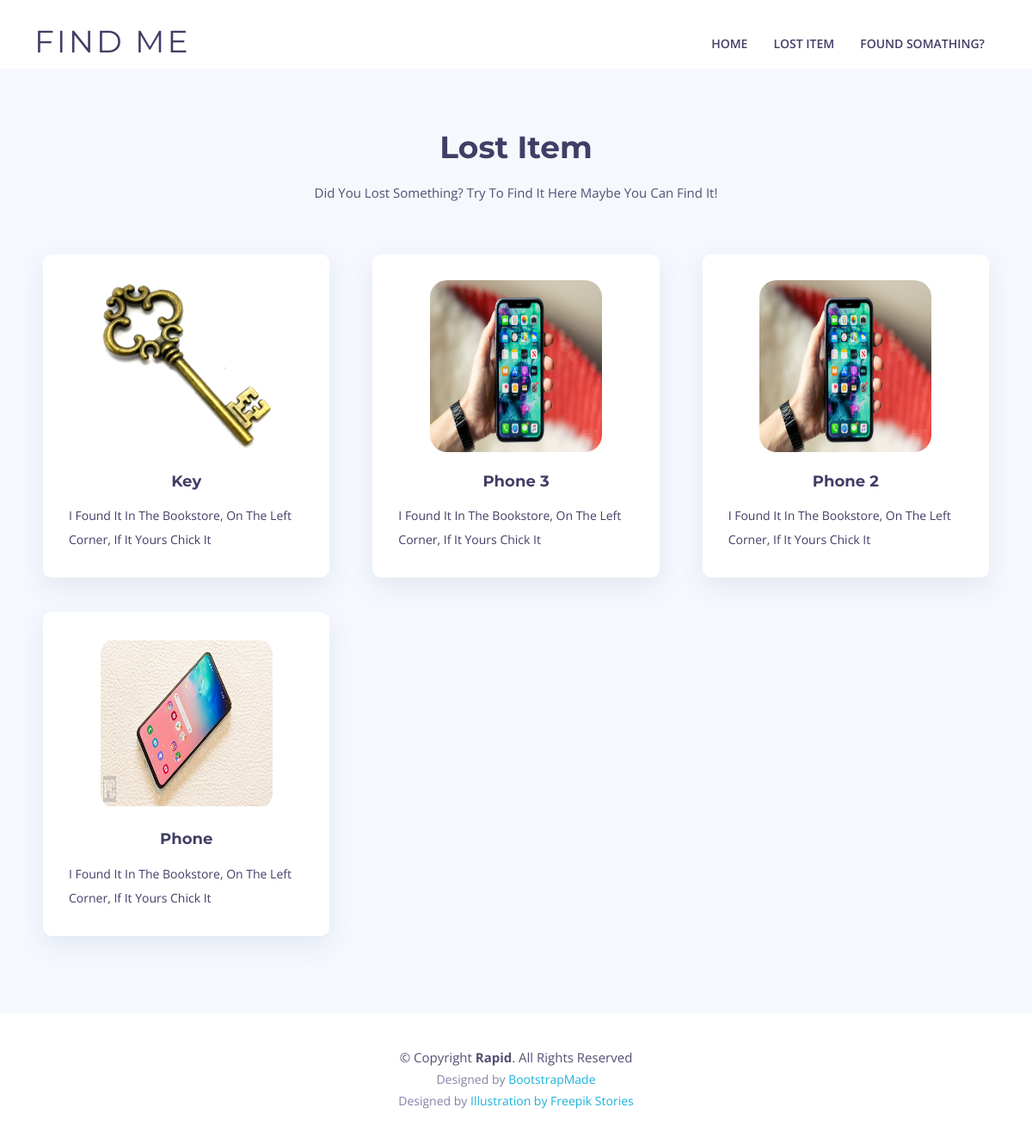
Screenshot of /viewitem/ with the database file from the repository.
### LostandFound/models.py (models this page shows, shortened)
class Post(models.Model):
    Item_Name = models.CharField(max_length=255, null=False)
    Founder = models.CharField(max_length=255)
    Contect_Information = models.CharField(max_length=255, null=False)
    Date = models.DateField(null=False)
    Description = models.TextField(null=False)
    Image = models.ImageField(null=False, blank=True, upload_to ='uploads/')

### LostandFound/views.py (the view)
# urls.py: path('viewitem/', ItemView.as_view(), name='viewitem'),
class ItemView(ListView):
    model = Post
    template_name = 'viewitem.html'
    ordering = ['-id']

### LostandFound/templates/viewitem.html (shortened to what this page needs)
{% extends 'base.html' %}
{% load static %}
{% block content %}
<div style="height: 80px;"></div>
  <main id="main">
    <section id="services" class="section-bg">
      <div class="container">
        <header class="section-header">
          <h3>Lost Item</h3>
          <p style="text-transform: capitalize;">Did you lost something? try to find it here maybe you can find it!</p>
        </header>
        <div class="row">
            {% for post in object_list %}
            <div class="col-md-6 col-lg-4 wow bounceInUp" data-wow-duration="1.4s"><a style="color: #413e66;" href="{% url 'ItemDetail' post.pk %}">
                <div class="box">
                  <div class="" >
                    {% if post.Image %}
                        <img style="width: 200px; height: 200px; border-radius: 10%;" src="{{ post.Image.url }}">
                        {% else %}
                        <img style="width: 200px; height: 200px; border-radius: 10%;" src="{% static 'website/img/toy.jpg'%}">
                    {% endif %}
                    </div>
                    <br/>
                  <h4 class="title" style = "text-transform:capitalize;">{{ post.Item_Name }}</h4>
                  <p class="description" style = "text-transform:capitalize;">{{ post.Description|slice:":70" }}</p>
                </div></a>
              </div>
            {% endfor %}
        </div>
      </div>
    </section>
  </main>
  {% endblock %}

### LostandFound/templates/base.html (shortened to what this page needs)
{% load static %}
<!DOCTYPE html>
<html lang="en">
<head>
  <link href="{% static 'website/lib/bootstrap/css/bootstrap.min.css' %}" rel="stylesheet">
  <link href="{% static 'website/lib/font-awesome/css/font-awesome.min.css' %}" rel="stylesheet">
  <link href="{% static 'website/lib/animate/animate.min.css' %} " rel="stylesheet">
  <link href="{% static 'website/lib/ionicons/css/ionicons.min.css' %} " rel="stylesheet">
  <link href="{% static 'website/lib/owlcarousel/assets/owl.carousel.min.css' %} " rel="stylesheet">
  <link href="{% static 'website/lib/lightbox/css/lightbox.min.css' %} " rel="stylesheet">
  <link href="{% static 'website/css/style.css' %} " rel="stylesheet">
</head>
<body>
  <header id="header">
    <div class="container">
      <div class="logo float-left">
        <h1 class="text-light"><a href="#intro" class="scrollto"><span>Find ME</span></a></h1>
      </div>
      <nav class="main-nav float-right d-none d-lg-block">
        <ul>
          <li><a href="{% url 'index' %}">Home</a></li>
          <li><a href="{% url 'viewitem' %}">lost item</a></li>
          <li><a href="{% url 'Add' %}">Found Somathing?</a></li>
        </ul>
      </nav>
    </div>
  </header>
    {% block content %}
    {% endblock %}
  <footer id="footer" class="section-bg">
    <div class="container">
      <div class="copyright">
        &copy; Copyright <strong>Rapid</strong>. All Rights Reserved
      </div>
      <div class="credits">
        Designed by <a href="https://bootstrapmade.com/">BootstrapMade</a>
      </div>
      <div class="credits">
        Designed by <a href="https://stories.freepik.com/travel">Illustration by Freepik Stories</a>
      </div>
    </div>
  </footer>
</body>
</html>

### static/website/css/style.css (style rules this page uses)
body { background: #fff; color: #444; font-family: "Open Sans", sans-serif; }
a { color: #1bb1dc; transition: 0.5s; }
p { padding: 0; margin: 0 0 30px 0; }
h1, h2, h3, h4, h5, h6 { font-family: "Montserrat", sans-serif; font-weight: 400; margin: 0 0 20px 0; padding: 0; }
#header { height: 110px; transition: all 0.5s; z-index: 997; transition: all 0.5s; padding: 20px 0; position: fixed; left: 0; top: 0; right: 0; transition: all 0.5s; z-index: 997; }
#header .logo h1 { font-size: 36px; margin: 0; padding: 0; line-height: 1; font-weight: 400; letter-spacing: 3px; text-transform: uppercase; }
#header .logo h1 a, #header .logo h1 a:hover { color: #413e66; text-decoration: none; }
.main-nav, .main-nav * { margin: 0; padding: 0; list-style: none; }
.main-nav > ul > li { position: relative; white-space: nowrap; float: left; }
.main-nav a { display: block; position: relative; color: #413e66; padding: 10px 15px; transition: 0.3s; font-size: 14px; font-family: "Open Sans", sans-serif; text-transform: uppercase; font-weight: 600; }
.mobile-nav { position: fixed; top: 0; bottom: 0; z-index: 9999; overflow-y: auto; left: -260px; width: 260px; padding-top: 18px; background: rgba(40, 38, 70, 0.8); transition: 0.4s; }
.mobile-nav * { margin: 0; padding: 0; list-style: none; }
.mobile-nav a { display: block; position: relative; color: #fff; padding: 10px 20px; font-weight: 500; }
.container { padding: 10px; }
.section-header h3 { font-size: 36px; color: #413e66; text-align: center; font-weight: 700; position: relative; font-family: "Montserrat", sans-serif; }
.section-header p { text-align: center; margin: auto; font-size: 15px; padding-bottom: 60px; color: #535074; width: 50%; }
.section-bg { background: #f5f8fd; }
#services { padding: 60px 0 40px 0; }
#services .box { padding: 30px; position: relative; overflow: hidden; border-radius: 10px; margin: 0 10px 40px 10px; background: #fff; box-shadow: 0 10px 29px 0 rgba(68, 88, 144, 0.1); transition: all 0.3s ease-in-out; text-align: center; }
#services .title { font-weight: 700; margin-bottom: 15px; font-size: 18px; }
#services .description { font-size: 14px; line-height: 28px; margin-bottom: 0; text-align: left; }
#footer { padding: 0 0 30px 0; font-size: 14px; background: #fff; }
#footer .copyright { text-align: center; padding-top: 30px; color: #535074; font-size: 15px; }
#footer .credits { text-align: center; font-size: 14px; padding-top: 4px; color: #8582a8; }
#footer .credits a { color: #1bb1dc; }

### rows the page displays
Post: Image (picture), Item_Name "Key", Description "I Found It In The Bookstore, On The Left Corner, If It Yours Chick It"
Post: Image (picture), Item_Name "Phone 3", Description "I Found It In The Bookstore, On The Left Corner, If It Yours Chick It"
Post: Image (picture), Item_Name "Phone 2", Description "I Found It In The Bookstore, On The Left Corner, If It Yours Chick It"
Post: Image (picture), Item_Name "Phone", Description "I Found It In The Bookstore, On The Left Corner, If It Yours Chick It"
